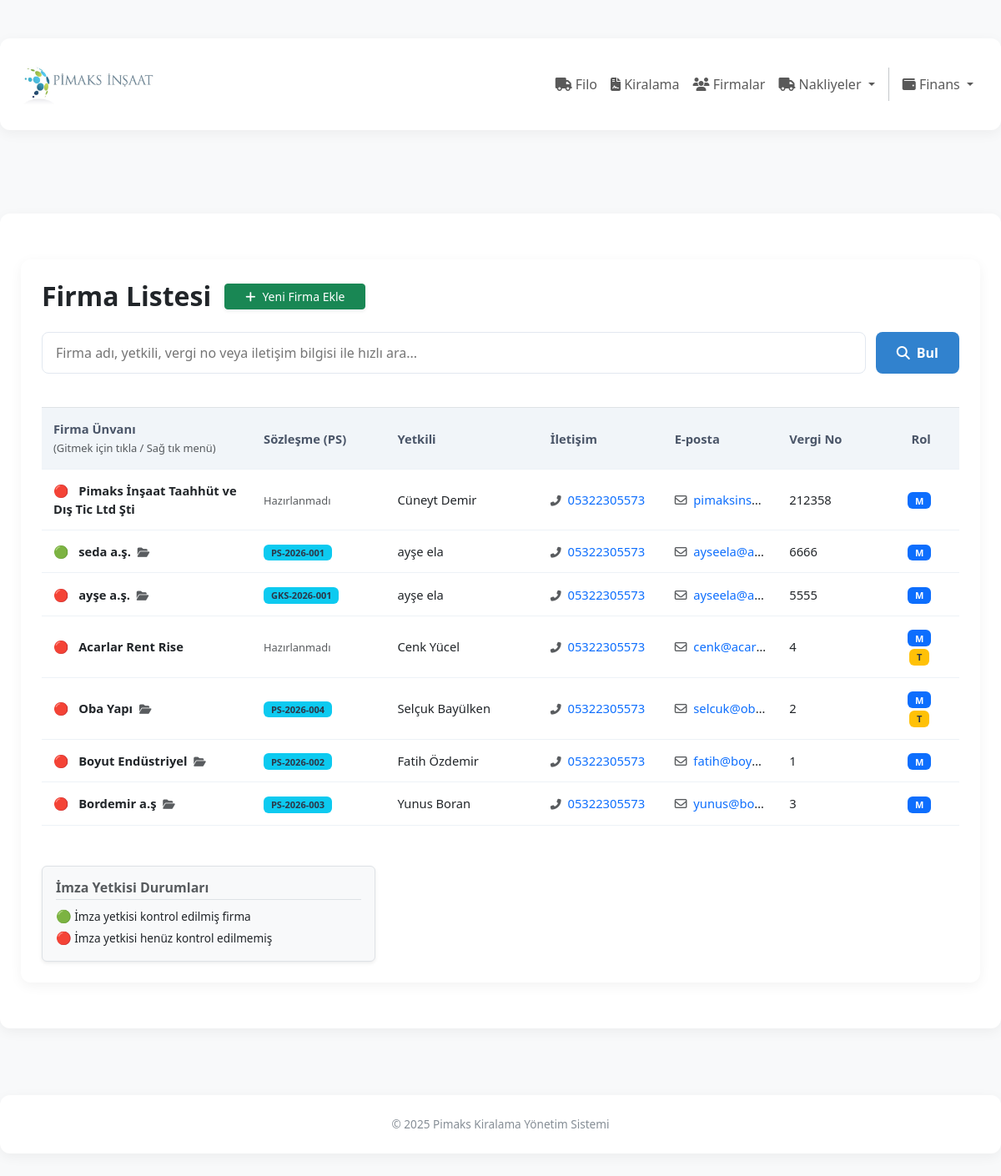
/firmalar/index, run on the app's committed database.
### app/firmalar/models.py (models this page shows, shortened)
class Firma(db.Model):
    __tablename__ = 'firma'
    id = db.Column(db.Integer, primary_key=True)
    firma_adi = db.Column(db.String(150), nullable=False, index=True)
    yetkili_adi = db.Column(db.String(100), nullable=False)
    telefon = db.Column(db.String(20), nullable=True)
    eposta = db.Column(db.String(120), nullable=True, index=True)
    iletisim_bilgileri = db.Column(db.Text, nullable=False)
    vergi_dairesi = db.Column(db.String(100), nullable=False)
    vergi_no = db.Column(db.String(50), unique=True, nullable=False, index=True)
    is_musteri = db.Column(db.Boolean, default=True, nullable=False, index=True)
    is_tedarikci = db.Column(db.Boolean, default=False, nullable=False, index=True)
    is_active = db.Column(db.Boolean, default=True, nullable=False)
    bakiye = db.Column(db.Numeric(15, 2), default=0, nullable=False)
    sozlesme_no = db.Column(db.String(50), unique=False, nullable=True) # Örn: PS-2026-001
    sozlesme_rev_no = db.Column(db.Integer, default=0, nullable=True) # Yenilendikçe artacak
    sozlesme_tarihi = db.Column(db.Date, nullable=True, default=date.today)
    bulut_klasor_adi = db.Column(db.String(100), unique=True, nullable=True)
    imza_yetkisi_kontrol_edildi = db.Column(
        db.Boolean,
        default=False,
        nullable=False
    )
    imza_yetkisi_kontrol_tarihi = db.Column(
        db.DateTime,
        nullable=True
    )
    imza_yetkisi_kontrol_eden_id = db.Column(
        db.Integer,
        nullable=True
    )
    imza_arsiv_notu = db.Column(
        db.String(255),
        nullable=True
    )
    kiralamalar = db.relationship(
        'Kiralama',
        back_populates='firma_musteri',
        foreign_keys='Kiralama.firma_musteri_id',
        cascade="all, delete-orphan",
        order_by="desc(Kiralama.id)"
    )
    tedarik_edilen_ekipmanlar = db.relationship(
        'Ekipman',
        back_populates='firma_tedarikci',
        foreign_keys='Ekipman.firma_tedarikci_id'
    )
    odemeler = db.relationship(
        'Odeme',
        back_populates='firma_musteri',
        foreign_keys='Odeme.firma_musteri_id',
        cascade="all, delete-orphan"
    )
    saglanan_nakliye_hizmetleri = db.relationship(
        'KiralamaKalemi',
        back_populates='nakliye_tedarikci',
        foreign_keys='KiralamaKalemi.nakliye_tedarikci_id'
    )
    hizmet_kayitlari = db.relationship(
        'HizmetKaydi',
        back_populates='firma',
        foreign_keys='HizmetKaydi.firma_id'
    )
    tedarik_edilen_parcalar = db.relationship(
        'StokKarti',
        back_populates='varsayilan_tedarikci',
        foreign_keys='StokKarti.varsayilan_tedarikci_id'
    )
    stok_hareketleri = db.relationship(
        'StokHareket',
        back_populates='firma',
        cascade="all, delete-orphan"
    )
    nakliyeler = db.relationship(
        'Nakliye',
        back_populates='firma',
        cascade="all, delete-orphan"
    )

### app/firmalar/routes.py (the view, shortened to what this page needs)
@firmalar_bp.route('/')
@firmalar_bp.route('/index')
def index():
    try:
        page = request.args.get('page', 1, type=int)
        q = request.args.get('q', '', type=str)
        base_query = Firma.query.filter(
            and_(
                Firma.firma_adi != 'Dahili Kasa İşlemleri',
                or_(Firma.is_active == True, Firma.is_active == None)
            )
        )
        pagination = base_query.order_by(Firma.id.desc()).paginate(page=page, per_page=50, error_out=False)
        firmalar = pagination.items
        print(f"Sistem Bilgisi: {len(firmalar)} firma listeleniyor.")
        return render_template('firmalar/index.html', firmalar=firmalar, pagination=pagination, q=q)
    except Exception as e:
        traceback.print_exc()
        flash(f"Liste yüklenirken hata oluştu: {str(e)}", "danger")
        return render_template('firmalar/index.html', firmalar=[], pagination=None, q=q)

### app/templates/firmalar/index.html (shortened to what this page needs)
{% extends "base.html" %}
{% block content %}
<div class="container">
    <div class="mb-4">
        <div class="d-flex align-items-center gap-3">
            <h2 class="fw-bold mb-0">Firma Listesi</h2>
            <a href="{{ url_for('firmalar.ekle') }}" class="btn btn-success shadow-sm px-4 btn-sm">
                <i class="fas fa-plus me-2"></i>Yeni Firma Ekle
            </a>
        </div>
    </div>
    <form method="GET" action="{{ url_for('firmalar.index') }}" class="search-form">
        <input type="text" name="q" placeholder="Firma adı, yetkili, vergi no veya iletişim bilgisi ile hızlı ara..." value="{{ q or '' }}">
        <button type="submit"><i class="fas fa-search me-2"></i>Bul</button>
    </form>
    <div class="table-responsive">
        <table>
            <thead>
                <tr>
                    <th style="width: 22%;">Firma Ünvanı <br><small class="text-muted fw-normal">(Gitmek için tıkla / Sağ tık menü)</small></th>
                    <th style="width: 14%;">Sözleşme (PS)</th>
                    <th style="width: 16%;">Yetkili</th>
                    <th style="width: 13%;">İletişim</th>
                    <th style="width: 12%;">E-posta</th>
                    <th style="width: 11%;">Vergi No</th>
                    <th style="width: 8%; text-align: center;">Rol</th>
                </tr>
            </thead>
            <tbody>
                {% for firma in firmalar %}
                <tr class="firma-satiri"
                    data-firma-id="{{ firma.id }}"
                    data-firma-adi="{{ firma.firma_adi }}"
                    data-yetkili-adi="{{ firma.yetkili_adi or 'Yetkili Belirtilmemiş' }}"
                    data-telefon="{{ firma.telefon or '' }}"
                    data-vergi-no="{{ firma.vergi_no or '' }}"
                    data-sozlesme-no="{{ firma.sozlesme_no or '' }}"
                    data-klasor-adi="{{ firma.bulut_klasor_adi or '' }}"
                    data-bilgi-url="{{ url_for('firmalar.bilgi', id=firma.id) }}"
                    data-duzenle-url="{{ url_for('firmalar.duzelt', id=firma.id) }}"
                    data-sil-url="{{ url_for('firmalar.sil', id=firma.id) }}"
                    data-sozlesme-hazirla-url="{{ url_for('firmalar.sozlesme_hazirla', id=firma.id) }}"
                    data-sozlesme-yazdir-url="{{ url_for('dokumanlar.ps_yazdir', firma_id=firma.id) }}"
                    data-kiralama-url="{{ url_for('kiralama.index', q=firma.firma_adi) }}">
                    <td>
                        <span class="me-2">{{ "🟢" if firma.imza_yetkisi_kontrol_edildi else "🔴" }}</span>
                        <span class="fw-bold">{{ firma.firma_adi }}</span>
                        {% if firma.bulut_klasor_adi %}
                            <i class="fas fa-folder-open ms-1 text-muted small" title="Klasör: {{ firma.bulut_klasor_adi }}"></i>
                        {% endif %}
                    </td>
                    <td>
                        {% if firma.sozlesme_no %}
                            <span class="badge bg-info">{{ firma.sozlesme_no }}</span>
                        {% else %}
                            <span class="text-muted small italic">Hazırlanmadı</span>
                        {% endif %}
                    </td>
                    <td class="truncate">{{ firma.yetkili_adi or '-' }}</td>
                    <td>
                        {% if firma.telefon %}
                            <a href="tel:{{ firma.telefon }}" class="text-decoration-none action-link">
                                <i class="fas fa-phone-alt me-1 text-muted small"></i> {{ firma.telefon }}
                            </a>
                        {% else %}-{% endif %}
                    </td>
                    <td class="truncate" title="{{ firma.eposta }}">
                        {% if firma.eposta %}
                            <a href="mailto:{{ firma.eposta }}" class="text-decoration-none action-link">
                                <i class="far fa-envelope me-1 text-muted"></i> {{ firma.eposta }}
                            </a>
                        {% else %}-{% endif %}
                    </td>
                    <td class="text-monospace">{{ firma.vergi_no or '-' }}</td>
                    <td style="text-align: center;">
                        {% if firma.is_musteri %}<span class="badge bg-primary" title="Müşteri">M</span>{% endif %}
                        {% if firma.is_tedarikci %}<span class="badge bg-warning" title="Tedarikçi">T</span>{% endif %}
                    </td>
                </tr>
                {% endfor %}
            </tbody>
        </table>
    </div>
    <div class="mt-5 p-3 bg-light border rounded shadow-sm" style="font-size: 0.85em; max-width: 400px;">
        <h6 class="text-muted mb-2 border-bottom pb-1 fw-bold">İmza Yetkisi Durumları</h6>
        <div class="mb-1">
            <span style="font-size: 1.1em;">🟢</span> İmza yetkisi kontrol edilmiş firma
        </div>
        <div>
            <span style="font-size: 1.1em;">🔴</span> İmza yetkisi henüz kontrol edilmemiş
        </div>
    </div>
</div>
{% endblock %}

### app/templates/base.html (style rules this page uses)
body { font-family: 'Segoe UI', Tahoma, Geneva, Verdana, sans-serif; background-color: #f8f9fa; min-height: 100vh; display: flex; flex-direction: column; }

### app/templates/firmalar/index.html (style rules this page uses)
body { font-family: 'Segoe UI', Tahoma, Geneva, Verdana, sans-serif; background-color: #f8f9fa; }
.container { max-width: 1500px; margin: 30px auto; padding: 25px; background-color: #fff; border-radius: 12px; box-shadow: 0 4px 15px rgba(0,0,0,0.05); }
table { width: 100%; border-collapse: separate; border-spacing: 0; margin-top: 20px; font-size: 0.92em; table-layout: fixed; }
th, td { padding: 14px; border-bottom: 1px solid #edf2f7; text-align: left; vertical-align: middle; }
th { background-color: #f1f5f9; font-weight: 600; color: #4a5568; position: sticky; top: 0; z-index: 10; border-top: 1px solid #dee2e6; }
.firma-satiri { transition: background-color 0.2s; cursor: pointer; }
.truncate { white-space: nowrap; overflow: hidden; text-overflow: ellipsis; }
.badge { display: inline-block; padding: 0.4em 0.8em; font-size: 0.75em; font-weight: 700; border-radius: 6px; margin-right: 4px; color: #fff; }
.bg-primary { background-color: #3182ce; }
.bg-warning { background-color: #ecc94b; color: #2d3748; }
.bg-info { background-color: #4fd1c5; color: #2d3748; }
.search-form { display: flex; gap: 12px; margin-bottom: 20px; }
.search-form input { flex-grow: 1; padding: 12px 16px; border: 1px solid #e2e8f0; border-radius: 8px; outline: none; transition: border 0.2s; }
.search-form button { padding: 10px 25px; border: none; border-radius: 8px; background-color: #3182ce; color: white; font-weight: 600; cursor: pointer; }

### data on the page
Firma: imza_yetkisi_kontrol_edildi "🔴", firma_adi "Pimaks İnşaat Taahhüt ve Dış Tic Ltd Şti", shows "Hazırlanmadı", yetkili_adi "Cüneyt Demir", telefon "05322305573", eposta "pimaksins…", vergi_no "212358", is_musteri "M"
Firma: imza_yetkisi_kontrol_edildi "🟢", firma_adi "seda a.ş.", sozlesme_no "PS-2026-001", yetkili_adi "ayşe ela", telefon "05322305573", eposta "ayseela@a…", vergi_no "6666", is_musteri "M"
Firma: imza_yetkisi_kontrol_edildi "🔴", firma_adi "ayşe a.ş.", sozlesme_no "GKS-2026-001", yetkili_adi "ayşe ela", telefon "05322305573", eposta "ayseela@a…", vergi_no "5555", is_musteri "M"
Firma: imza_yetkisi_kontrol_edildi "🔴", firma_adi "Acarlar Rent Rise", shows "Hazırlanmadı", yetkili_adi "Cenk Yücel", telefon "05322305573", eposta "cenk@acar…", vergi_no "4", is_musteri "M", is_tedarikci "T"
Firma: imza_yetkisi_kontrol_edildi "🔴", firma_adi "Oba Yapı", sozlesme_no "PS-2026-004", yetkili_adi "Selçuk Bayülken", telefon "05322305573", eposta "selcuk@ob…", vergi_no "2", is_musteri "M", is_tedarikci "T"
Firma: imza_yetkisi_kontrol_edildi "🔴", firma_adi "Boyut Endüstriyel", sozlesme_no "PS-2026-002", yetkili_adi "Fatih Özdemir", telefon "05322305573", eposta "fatih@boy…", vergi_no "1", is_musteri "M"
Firma: imza_yetkisi_kontrol_edildi "🔴", firma_adi "Bordemir a.ş", sozlesme_no "PS-2026-003", yetkili_adi "Yunus Boran", telefon "05322305573", eposta "yunus@bo…", vergi_no "3", is_musteri "M"
